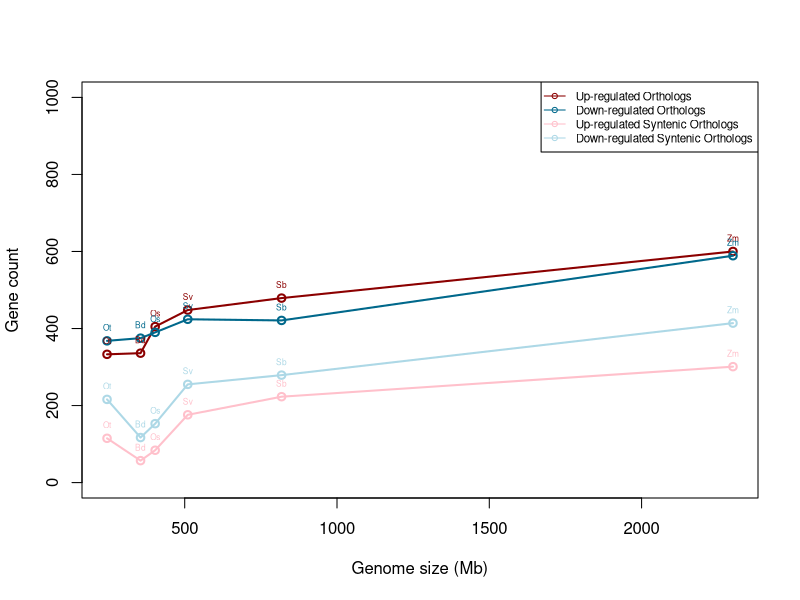

Generate this figure with R:
# Given data
x <- c(245, 355, 403, 510, 818, 2300)
y1_UpO <- c(333, 336, 405, 448, 479, 600)
y2_DownO <- c(368, 375, 390, 424, 421, 589)
y3_UPSO <- c(115, 57, 84, 176, 223, 301)
y4_DownSO <- c(216, 117, 153, 255, 279, 414)

# Labels for each point
labels <- c("Ot", "Bd", "Os", "Sv", "Sb", "Zm") 

# Create the plot with the first line (Up-regulated Orthologs)
plot(x, y1_UpO, type="o", col="darkred", lwd=2,
     xlab="Genome size (Mb)", ylab="Gene count", 
     main="", ylim=c(0, 1000))

# Add the second line (Down-regulated Orthologs)
lines(x, y2_DownO, type="o", col="deepskyblue4", lwd=2)

# Add the third line (Up-regulated Syntenic Orthologs)
lines(x, y3_UPSO, type="o", col="pink", lwd=2)

# Add the fourth line (Down-regulated Syntenic Orthologs)
lines(x, y4_DownSO, type="o", col="lightblue", lwd=2)

# Add labels to each data point for all lines
text(x, y1_UpO, labels=labels, pos=3, col="darkred", cex=0.5)
text(x, y2_DownO, labels=labels, pos=3, col="deepskyblue4", cex=0.5)
text(x, y3_UPSO, labels=labels, pos=3, col="pink", cex=0.5)
text(x, y4_DownSO, labels=labels, pos=3, col="lightblue", cex=0.5)

# Add a legend
legend("topright", legend=c("Up-regulated Orthologs", "Down-regulated Orthologs", 
                            "Up-regulated Syntenic Orthologs", "Down-regulated Syntenic Orthologs"), 
       col=c("darkred", "deepskyblue4", "pink", "lightblue"), lty=1, pch=1, lwd=1, cex=0.7)
